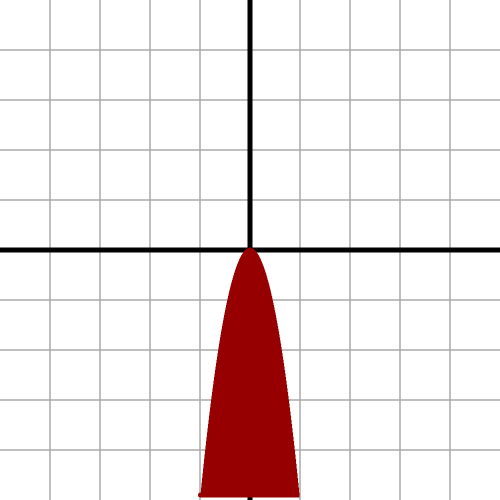
Frame 1 (no input)
Frame 60 (no input): identical to frame 1, image omitted
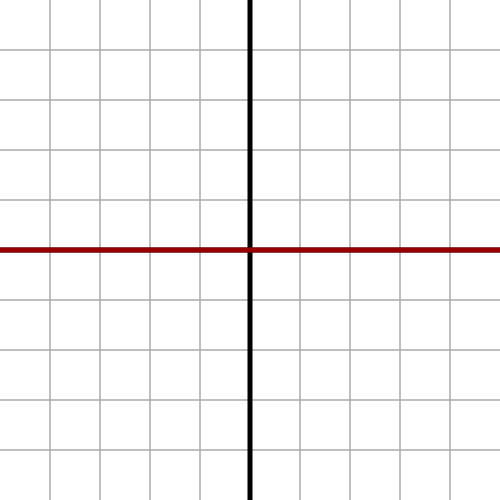
Frame 120 (the mouse pressed at the canvas centre since frame 60)

The p5.js sketch that drew these frames (run headless with seeded random() and noise() and a simulated clock; from frame 60 on, the mouse is pressed at the canvas centre):

// p5.js sketch
// ── sketch.js
const s_side = 500; // The screen size.
const s_unit = 50; // Size of 1 unit.
const s_middle = s_side/2; 


function setup() {
  createCanvas(s_side, s_side);
}


function draw() {
  background(255);
  CartesianPlane();
  drawFunction( x => x**2*((mouseX-s_middle)/s_unit));

  //drawFunction(multiplyFunctions(x => x**2, x => x*2), color(0, 170, 0));
}


const multiplyFunctions = function(f, g) {
  return x => f(x) * g(x);
}


const CartesianPlane = function(){
  stroke(170);
  strokeWeight(1.5);
  
  // Sets up the cartesian plane coordinates.
  translate(s_middle, s_middle);
  scale(1, -1);
  
  // Draws the grid.
  for (let y = s_unit; y < s_middle; y+= s_unit) {
    line(-s_middle, y, s_middle, y);
    line(-s_middle, -y, s_middle, -y);
  }
  for (let x = s_unit; x < s_middle; x+= s_unit) {
    line(x, -s_middle, x, s_middle);
    line(-x, -s_middle, -x, s_middle);
  }
  
  stroke(0);
  
  
  // Start from the middle, draw until you hit the upper edge of the screen.
  strokeWeight(5);
  line(-s_middle, 0, s_middle, 0); // X axis line
  line(0, -s_middle, 0, s_middle); // Y axis line
}


const drawFunction = function(f, c = color(150, 0, 0)){
  
  // Distance between each point along the X axis.
  const point_distance = 0.01; //0.5/s_unit;
  
  stroke(c);
  noFill();
  beginShape();
  for (let x = 0; x < s_middle; x += point_distance) {
    let py = f(x)*s_unit;
    let ny = f(-x)*s_unit;
    
    let sx = x*s_unit;
    
    if (py < -s_middle || py > s_middle) { break;}
    
    vertex(sx, py);
    vertex(-sx, ny);
  }
  endShape();
}
// ── style.css
html, body {
  margin: 0;
  padding: 0;
}

canvas {
  display: box;
}
